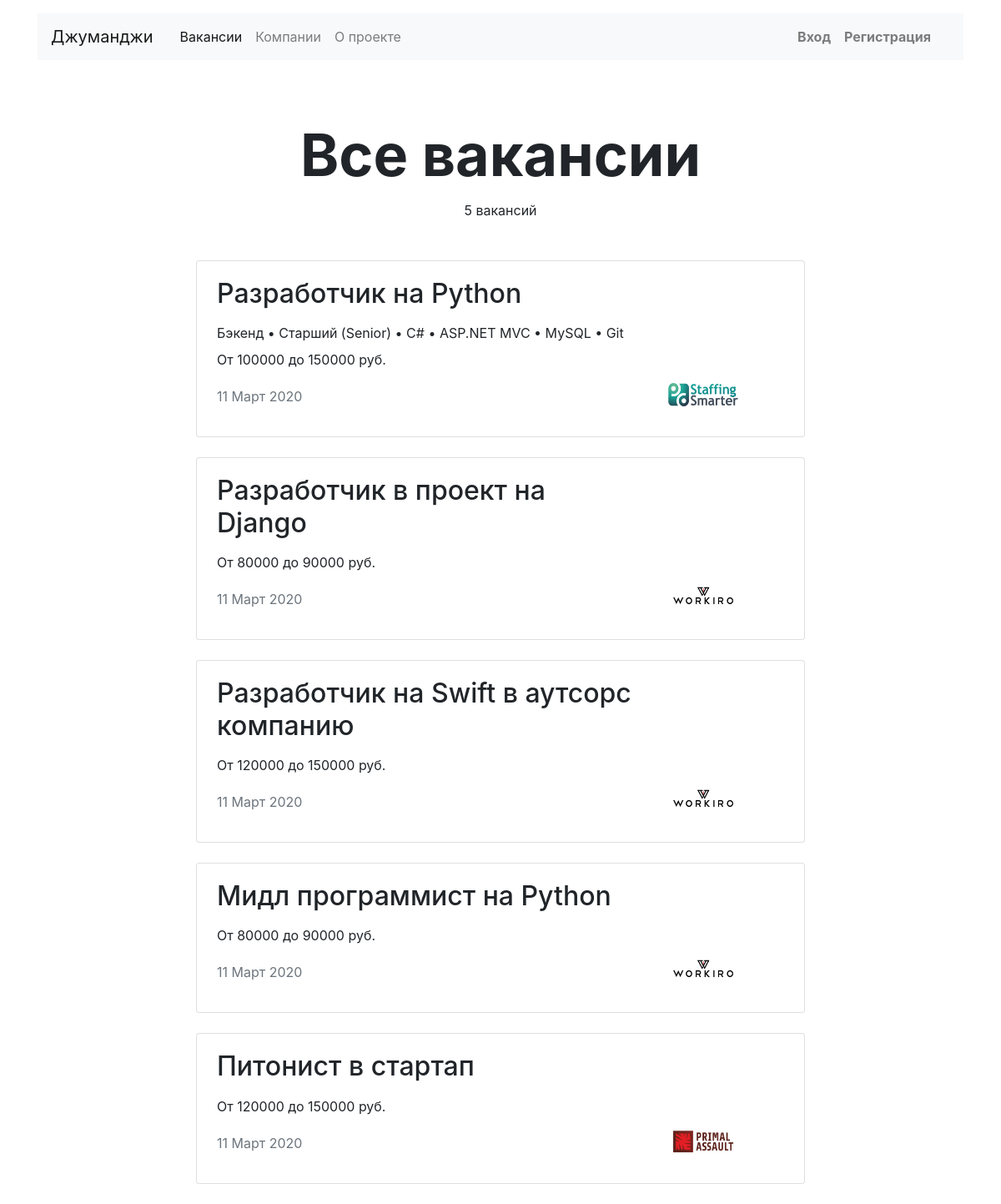
Page /vacancies/ on the committed database.
### job/models.py (models this page shows, shortened)
class Vacancy(models.Model):
    title = models.CharField(max_length=255)
    specialty = models.ForeignKey(Specialty, on_delete=models.CASCADE, related_name='vacancies')
    company = models.ForeignKey(Company, on_delete=models.CASCADE, related_name='company')
    skills = models.TextField(blank=True, null=True)
    description = models.TextField()
    salary_min = models.IntegerField()
    salary_max = models.IntegerField()
    published_at = models.DateTimeField()

class Company(models.Model):
    name = models.CharField(max_length=255)
    location = models.CharField(max_length=255, blank=True, null=True)
    logo = models.ImageField(upload_to='companies', blank=True)
    description = models.TextField(blank=True, null=True)
    employee_count = models.IntegerField(blank=True, null=True)
    owner = models.ForeignKey(User, on_delete=models.CASCADE, related_name='company', null=True)

### job/views.py (the view)
# urls.py: path('vacancies/', VacanciesListView.as_view(), name='vacancies'),
class VacanciesListView(ListView):
    template_name = 'job/vacancies.html'
    model = Vacancy
    def get_context_data(self, **kwargs):
        context = super(VacanciesListView, self).get_context_data(**kwargs)
        context['page_title'] = 'Все вакансии'
        context['vacancy_list'] = Vacancy.objects.select_related('company')
        return context

### job/templates/job/vacancies.html (shortened to what this page needs)
{% extends 'job/base.html' %}
{% block content %}
    <section>
        <h1 class="h1 text-center mx-auto mt-4 pt-5" style="font-size: 70px;">
            <strong>
                {% if page_title %}
                    {{ page_title }}
                {% else %}
                    {{ category_title }}
                {% endif %}
            </strong>
        </h1>
        <p class="text-center pt-1">{{ vacancy_list.count }} вакансий</p>
        <div class="row mt-5">
            <div class="col-12 col-lg-8 offset-lg-2 m-auto">
                {% for vacancy in vacancy_list %}
                    <div class="card mb-4">
                        <div class="card-body px-4">
                            <div class="row">
                                <div class="col-12 col-md-8 col-lg-9">
                                    <h2 class="h2 pb-2">{{ vacancy.title }}</h2>
                                    <p class="mb-2">
                                        {% if vacancy.skills != None %}
                                            {{ vacancy.skills }}
                                        {% endif %}
                                    </p>
                                    <p>От {{ vacancy.salary_min }} до {{ vacancy.salary_max }} руб.</p>
                                    <p class="text-muted pt-1">{{ vacancy.published_at | date:'j F Y' }}</p>
                                </div>
                                <div class="col-12 col-md-4 col-lg-3 d-flex align-items-end">
                                    <a href="{% url 'vacancy_detail' vacancy.id %}">
                                        <img src="{{ vacancy.company.logo.url }}" width="100" height="60" alt="{{ vacancy.company.name }}">
                                    </a>
                                </div>
                            </div>
                        </div>
                    </div>
                {% endfor %}
            </div>
        </div>
    </section>
{% endblock content %}

### rows in the picture
Vacancy: title "Разработчик на Python", skills "Бэкенд • Старший (Senior) • C# • ASP.NET MVC • MySQL • Git", salary_min "100000", salary_max "150000", published_at "11 Март 2020", company.logo (picture)
Vacancy: title "Разработчик в проект на Django", salary_min "80000", salary_max "90000", published_at "11 Март 2020", company.logo (picture)
Vacancy: title "Разработчик на Swift в аутсорс компанию", salary_min "120000", salary_max "150000", published_at "11 Март 2020", company.logo (picture)
Vacancy: title "Мидл программист на Python", salary_min "80000", salary_max "90000", published_at "11 Март 2020", company.logo (picture)
Vacancy: title "Питонист в стартап", salary_min "120000", salary_max "150000", published_at "11 Март 2020", company.logo (picture)

### other values in the picture
{{ page_title }} "Все вакансии"
{{ vacancy_list.count }} "5"
